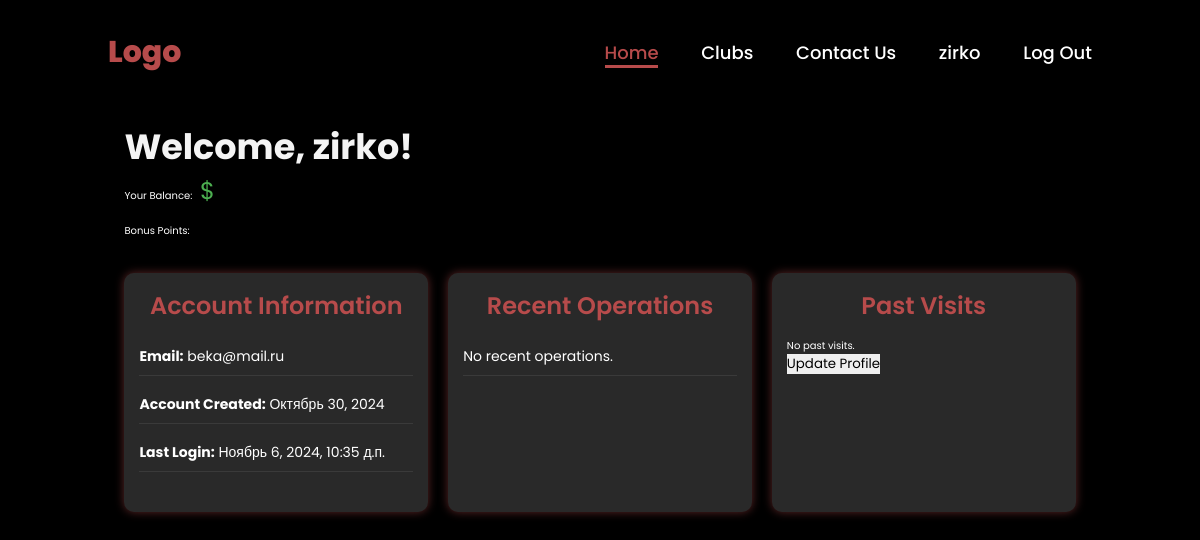
The page /profile/ (signed in) on the database as committed earlier.
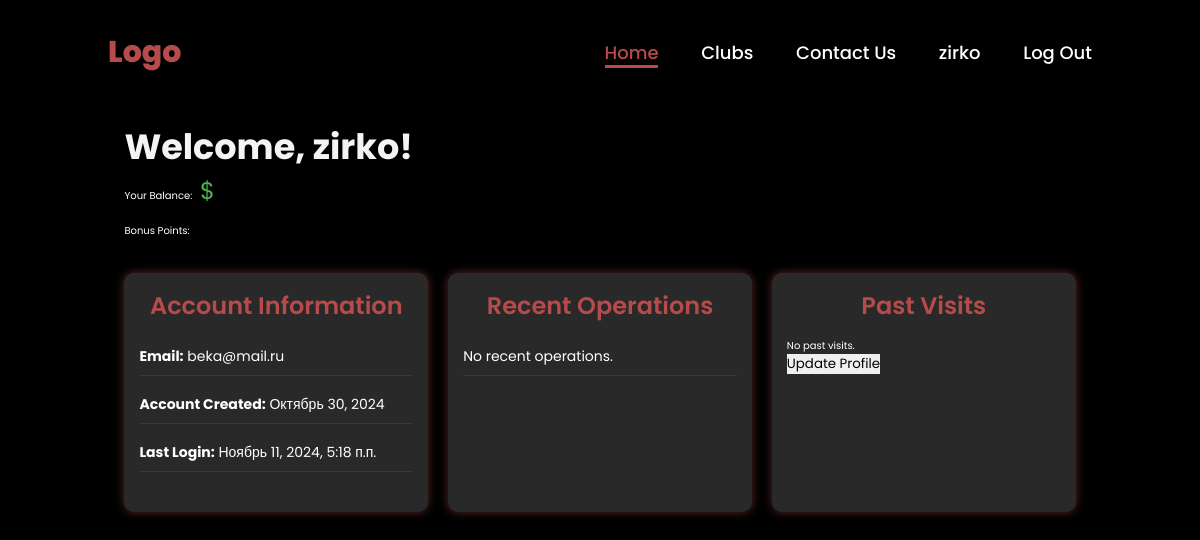
The same page on the database as committed later.
### base/models.py (models this page shows, shortened)
class User(AbstractUser):
    phone_number = models.CharField(max_length=15, blank=True, null=True,unique=True,verbose_name="Номер Телефона")
    role_id = models.ForeignKey(Role, on_delete=models.CASCADE, blank=True, null=True,verbose_name="Роль")
    last_latitude = models.DecimalField(max_digits=9, decimal_places=6,verbose_name="Широта",null=True)
    last_longitude = models.DecimalField(max_digits=9, decimal_places=6,verbose_name="Долгота",null=True)
    balance = models.DecimalField(max_digits=10, decimal_places=2,verbose_name="Баланс",default=0)

### base/views.py (the view)
# urls.py: path("profile/",views.user_profile,name="user-profile"),
def user_profile(request):
    if not request.user.is_authenticated:
        return redirect('login')
    return render(request, 'base/user_profile.html')

### base/templates/base/user_profile.html (shortened to what this page needs)
{% extends 'base/main.html' %}
{% block content %}
<section class="dashboard">
    <div class="dashboard-header">
        <h1>Welcome, {{ user.username }}!</h1>
        <p>Your Balance: <span class="balance">${{ user_profile.balance|floatformat:2 }}</span></p>
        <p>Bonus Points: </p>
    </div>
    <div class="dashboard-content">
        <div class="dashboard-section">
            <h2>Account Information</h2>
            <ul>
                <li><strong>Email:</strong> {{ user.email }}</li>
                <li><strong>Account Created:</strong> {{ user.date_joined|date:"F j, Y" }}</li>
                <li><strong>Last Login:</strong> {{ user.last_login|date:"F j, Y, g:i a" }}</li>
            </ul>
        </div>
        <div class="dashboard-section">
            <h2>Recent Operations</h2>
            <ul>
                {% for operation in recent_operations %}
                    <li>{{ operation.date|date:"F j, Y" }} - {{ operation.description }} - ${{ operation.amount|floatformat:2 }}</li>
                {% empty %}
                    <li>No recent operations.</li>
                {% endfor %}
            </ul>
        </div>
        <div class="dashboard-section">
            <h2>Past Visits</h2>
            <div class="visits">
                {% for visit in past_visits %}
                    <div class="visit-item">
                        <h3>{{ visit.club_name }}</h3>
                        <p><strong>Date:</strong> {{ visit.date|date:"F j, Y" }}</p>
                        <p><strong>Computer:</strong> {{ visit.computer_number }}</p>
                    </div>
                {% empty %}
                    <p>No past visits.</p>
                {% endfor %}
            </div>
            <div>
                <a href="{% url 'update-user-profile'%}"><button>Update Profile</button></a>
            </div>
        </div>
    </div>
</section>
{%endblock%}

### base/templates/base/navbar.html (shortened to what this page needs)
{%load static%}
<header>
    <a href="{% url 'home'%}" class="logo">Logo</a>
    <nav>
        <a href="{% url 'home' %}" class="active">Home</a>
        <a href="{% url 'clubs'%}">Clubs</a>
        <a href="#">Contact Us</a>
        {%if request.user.is_authenticated%}
        <a href="{%url 'user-profile'%}">{{request.user.username}}</a>
        <a href="{%url 'logout'%}">Log Out</a>
        {%else%}
        <a href="{%url 'login'%}">Login</a>
        {%endif%}
    </nav>
</header>

Rows that differ between the two databases and show on the page:
changed User "zirko": last_login "Ноябрь 6, 2024, 10:35 д.п." → "Ноябрь 11, 2024, 5:18 п.п."
